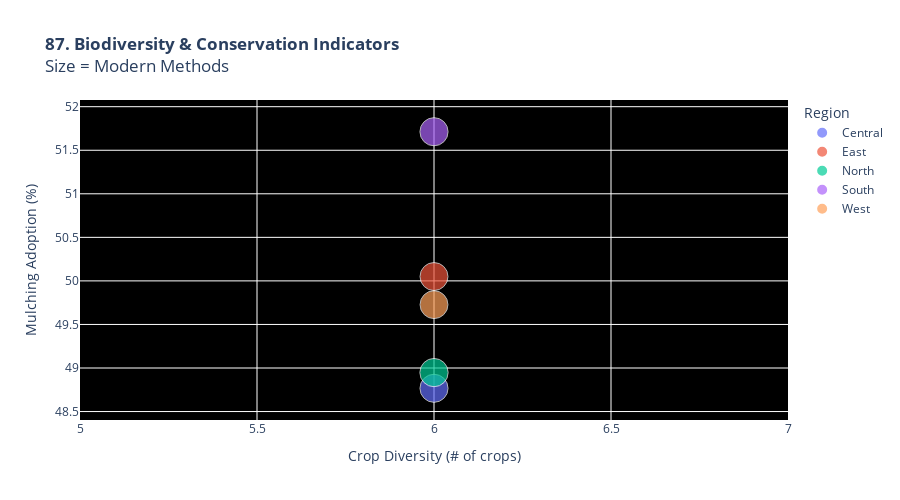

Notebook code cell kept with this figure:
### Markdown cell above
### *87. Biodiversity Impact*

### Code cell
print("\n87. Biodiversity Analysis...")

# Use crop diversity as proxy for biodiversity
biodiversity = df.groupby('Region', observed=False).agg(
    Crop_Type=('Crop_Type', 'nunique'),
    Mulching_Rate=('Mulching_Used', lambda x: (x == 'Yes').mean() * 100),
    Modern_Rate=('Irrigation_Type', lambda x: x.isin(['Drip', 'Sprinkler']).mean() * 100)
).reset_index()

fig87 = px.scatter(
    biodiversity,
    x='Crop_Type',
    y='Mulching_Rate',
    color='Region',
    size='Modern_Rate',
    title='<b>87. Biodiversity & Conservation Indicators</b><br>Size = Modern Methods',
    labels={
        'Crop_Type': 'Crop Diversity (# of crops)',
        'Mulching_Rate': 'Mulching Adoption (%)'
    }
)

fig87.update_layout(height=500, plot_bgcolor='black')
fig87.show()

### Figure 1 — Plotly figure (JSON) as saved in the notebook; plotly's stock layout.template omitted (floating-point values rounded to 4 significant figures)
{"data": [{"hovertemplate": "Region=Central<br>Crop Diversity (# of crops)=%{x}<br>Mulching Adoption (%)=%{y}<br>Modern_Rate=%{marker.size}<extra></extra>", "legendgroup": "Central", "marker": {"color": "#636efa", "size": [50.28], "sizemode": "area", "sizeref": 0.1275, "symbol": "circle"}, "mode": "markers", "name": "Central", "orientation": "v", "showlegend": true, "type": "scatter", "x": [6], "xaxis": "x", "y": [48.77], "yaxis": "y"}, {"hovertemplate": "Region=East<br>Crop Diversity (# of crops)=%{x}<br>Mulching Adoption (%)=%{y}<br>Modern_Rate=%{marker.size}<extra></extra>", "legendgroup": "East", "marker": {"color": "#EF553B", "size": [49.85], "sizemode": "area", "sizeref": 0.1275, "symbol": "circle"}, "mode": "markers", "name": "East", "orientation": "v", "showlegend": true, "type": "scatter", "x": [6], "xaxis": "x", "y": [50.05], "yaxis": "y"}, {"hovertemplate": "Region=North<br>Crop Diversity (# of crops)=%{x}<br>Mulching Adoption (%)=%{y}<br>Modern_Rate=%{marker.size}<extra></extra>", "legendgroup": "North", "marker": {"color": "#00cc96", "size": [51.0], "sizemode": "area", "sizeref": 0.1275, "symbol": "circle"}, "mode": "markers", "name": "North", "orientation": "v", "showlegend": true, "type": "scatter", "x": [6], "xaxis": "x", "y": [48.95], "yaxis": "y"}, {"hovertemplate": "Region=South<br>Crop Diversity (# of crops)=%{x}<br>Mulching Adoption (%)=%{y}<br>Modern_Rate=%{marker.size}<extra></extra>", "legendgroup": "South", "marker": {"color": "#ab63fa", "size": [50.48], "sizemode": "area", "sizeref": 0.1275, "symbol": "circle"}, "mode": "markers", "name": "South", "orientation": "v", "showlegend": true, "type": "scatter", "x": [6], "xaxis": "x", "y": [51.71], "yaxis": "y"}, {"hovertemplate": "Region=West<br>Crop Diversity (# of crops)=%{x}<br>Mulching Adoption (%)=%{y}<br>Modern_Rate=%{marker.size}<extra></extra>", "legendgroup": "West", "marker": {"color": "#FFA15A", "size": [49.53], "sizemode": "area", "sizeref": 0.1275, "symbol": "circle"}, "mode": "markers", "name": "West", "orientation": "v", "showlegend": true, "type": "scatter", "x": [6], "xaxis": "x", "y": [49.73], "yaxis": "y"}], "layout": {"height": 500, "legend": {"itemsizing": "constant", "title": {"text": "Region"}, "tracegroupgap": 0}, "plot_bgcolor": "black", "title": {"text": "<b>87. Biodiversity & Conservation Indicators</b><br>Size = Modern Methods"}, "xaxis": {"anchor": "y", "domain": [0, 1], "title": {"text": "Crop Diversity (# of crops)"}}, "yaxis": {"anchor": "x", "domain": [0, 1], "title": {"text": "Mulching Adoption (%)"}}}}
